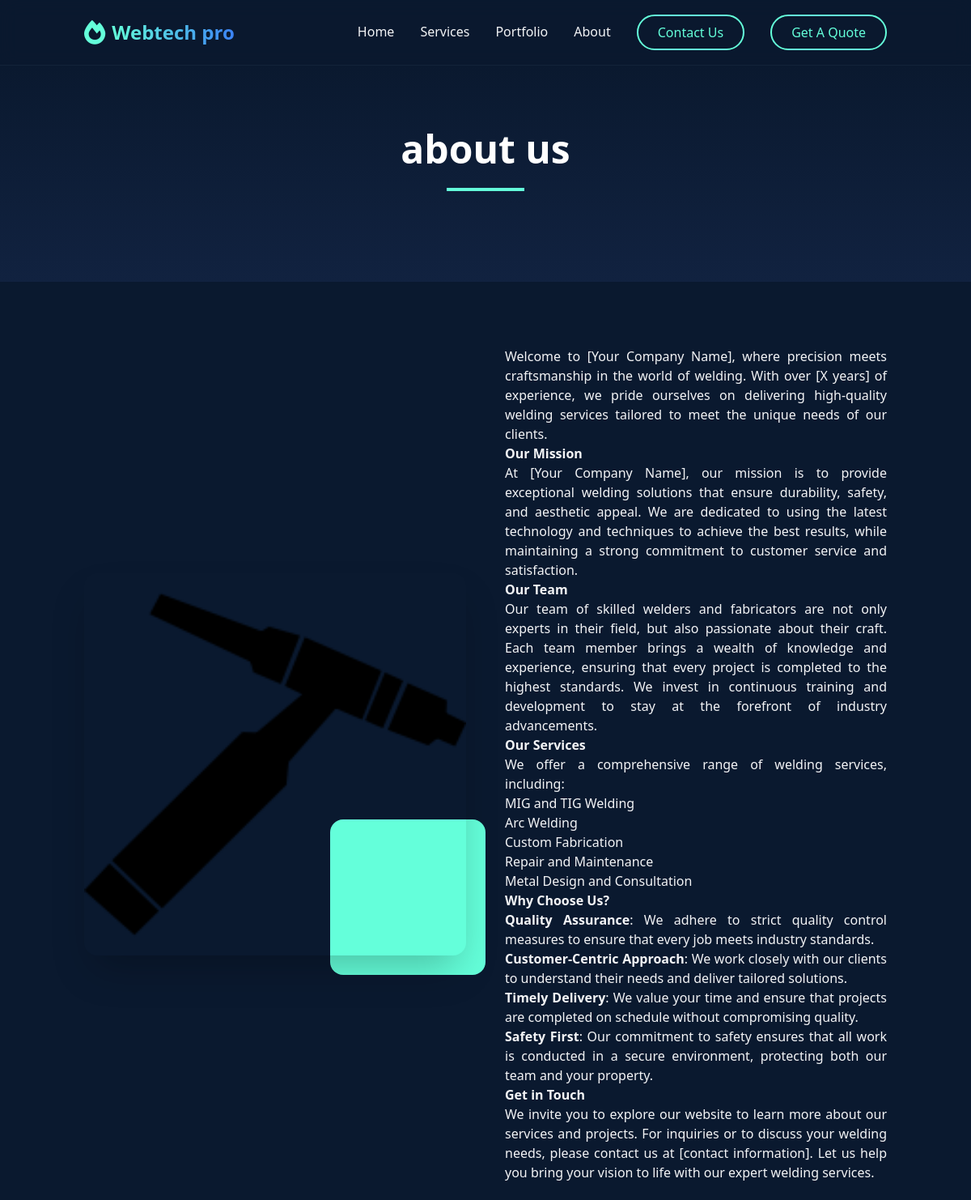
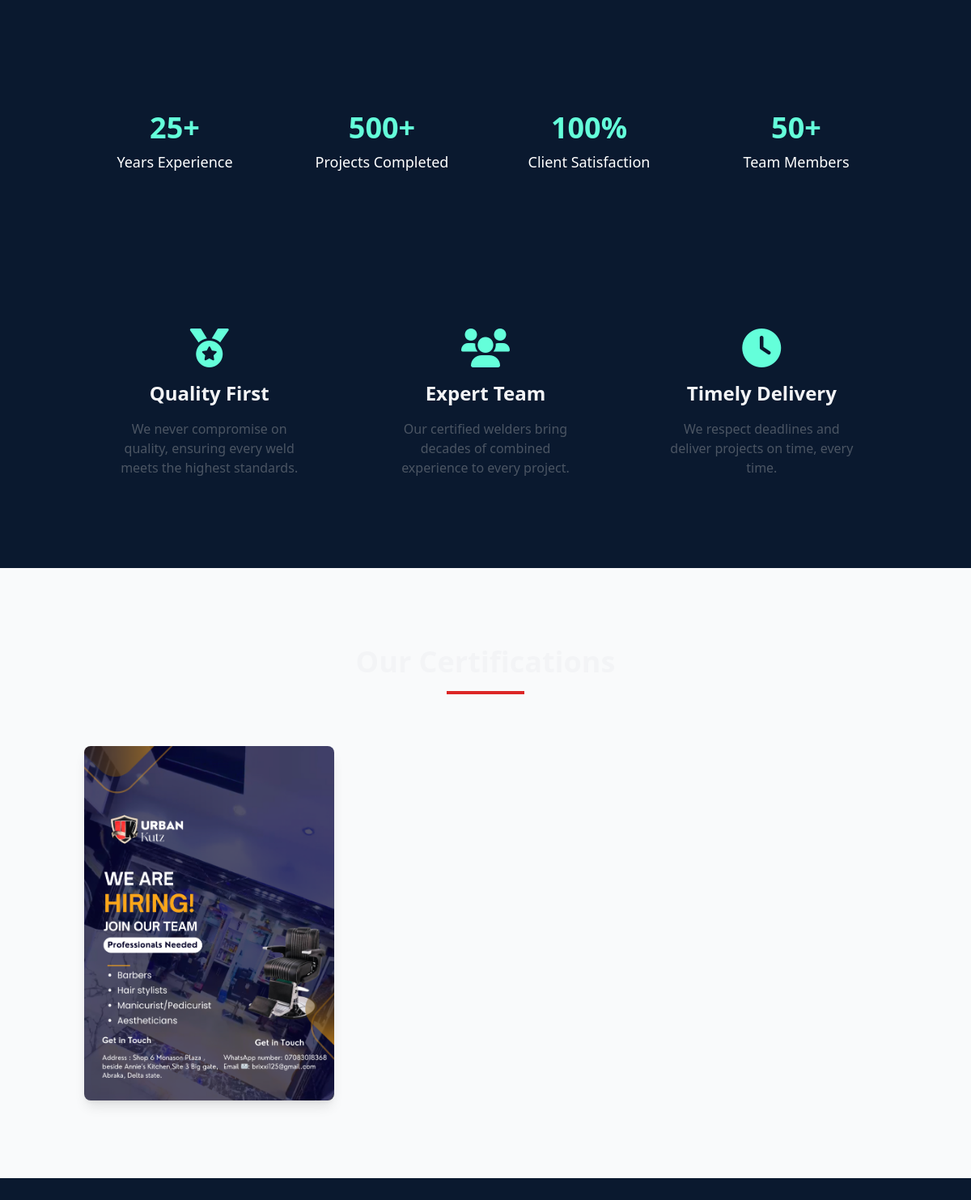
The page /about/ on the database its author committed (2 pictures, top to bottom).
### main/models.py (models this page shows, shortened)
class SiteSettings(models.Model):
    site_name = models.CharField(max_length=100)
    site_logo = models.ImageField(upload_to='site/')
    favicon = models.ImageField(upload_to='site/')
    email = models.EmailField()
    phone = models.CharField(max_length=20)
    address = models.TextField()
    google_maps_embed = models.TextField(help_text="Paste your Google Maps embed code here")
    facebook = models.URLField(blank=True)
    twitter = models.URLField(blank=True)
    instagram = models.URLField(blank=True)
    linkedin = models.URLField(blank=True)
    hero_title = models.CharField(max_length=200)
    hero_subtitle = models.CharField(max_length=200)
    hero_video = models.FileField(upload_to='site/videos/', blank=True)
    about_title = models.CharField(max_length=200)
    about_content = RichTextField()
    about_image = models.ImageField(upload_to='site/')
    footer_text = RichTextField()
    meta_description = models.TextField()
    meta_keywords = models.TextField()
    class Meta:
        verbose_name = 'Site Settings'
        verbose_name_plural = 'Site Settings'

class Certificate(models.Model):
    name = models.CharField(max_length=100)
    image = models.ImageField(upload_to='certificates/')
    display_order = models.IntegerField(default=0)
    class Meta:
        ordering = ['display_order']

### main/views.py (the view)
# urls.py: path('about/', views.about, name='about'),
def about(request):
    settings = SiteSettings.objects.first()
    certificates = Certificate.objects.all()
    return render(request, 'main/about.html', {
        'settings': settings,
        'certificates': certificates
    })

### main/context_processors.py (called while the page is built)
def site_settings(request):
    settings = cache.get('site_settings')
    if not settings:
        settings = SiteSettings.objects.first()
        cache.set('site_settings', settings)
    return {'settings': settings}

### main/templates/main/about.html (shortened to what this page needs)
{% extends 'base.html' %}
{% load static %}
{% block content %}
<section class="relative py-20 bg-gradient-to-b from-primary-900 to-primary-800">
    <div class="container mx-auto px-4">
        <div class="text-center max-w-3xl mx-auto">
            <h1 class="text-5xl font-bold text-white mb-6">{{ settings.about_title }}</h1>
            <div class="w-24 h-1 bg-accent-500 mx-auto mb-8"></div>
        </div>
    </div>
</section>
<section class="py-20">
    <div class="container mx-auto px-4">
        <div class="grid grid-cols-1 lg:grid-cols-2 gap-12 items-center">
            <div class="relative">
                <img
                    src="{{ settings.about_image.url }}"
                    alt="About Us"
                    class="rounded-2xl shadow-2xl w-full"
                >
            </div>
            <div class="prose prose-lg max-w-none">
                {{ settings.about_content|safe }}
            </div>
        </div>
    </div>
</section>
<section class="py-20 bg-primary-900 text-white">
    <div class="container mx-auto px-4">
        <div class="grid grid-cols-2 md:grid-cols-4 gap-8">
            <div class="text-center">
                <div class="text-4xl font-bold text-accent-500 mb-2">25+</div>
                <div class="text-lg">Years Experience</div>
            </div>
            <div class="text-center">
                <div class="text-4xl font-bold text-accent-500 mb-2">500+</div>
                <div class="text-lg">Projects Completed</div>
            </div>
            <div class="text-center">
                <div class="text-4xl font-bold text-accent-500 mb-2">100%</div>
                <div class="text-lg">Client Satisfaction</div>
            </div>
            <div class="text-center">
                <div class="text-4xl font-bold text-accent-500 mb-2">50+</div>
                <div class="text-lg">Team Members</div>
            </div>
        </div>
    </div>
</section>
<section class="py-20">
    <div class="container mx-auto px-4">
        <div class="grid grid-cols-1 md:grid-cols-3 gap-8">
            <div class="text-center p-8">
                <div class="text-accent-500 mb-4">
                    <i class="fas fa-medal text-5xl"></i>
                </div>
                <h3 class="text-2xl font-bold mb-4">Quality First</h3>
                <p class="text-gray-600">We never compromise on quality, ensuring every weld meets the highest standards.</p>
            </div>
            <div class="text-center p-8">
                <div class="text-accent-500 mb-4">
                    <i class="fas fa-users text-5xl"></i>
                </div>
                <h3 class="text-2xl font-bold mb-4">Expert Team</h3>
                <p class="text-gray-600">Our certified welders bring decades of combined experience to every project.</p>
            </div>
            <div class="text-center p-8">
                <div class="text-accent-500 mb-4">
                    <i class="fas fa-clock text-5xl"></i>
                </div>
                <h3 class="text-2xl font-bold mb-4">Timely Delivery</h3>
                <p class="text-gray-600">We respect deadlines and deliver projects on time, every time.</p>
            </div>
        </div>
    </div>
</section>
<section class="py-24 bg-gray-50">
    <div class="container mx-auto px-4">
        <div class="text-center mb-16">
            <h2 class="text-4xl font-bold mb-4">Our Certifications</h2>
            <div class="w-24 h-1 bg-red-600 mx-auto"></div>
        </div>
        <div class="grid grid-cols-1 md:grid-cols-3 gap-8">
            {% for certificate in certificates %}
            <div class="group cursor-pointer">
                <div class="relative overflow-hidden rounded-lg shadow-lg">
                    <img
                        src="{{ certificate.image.url }}"
                        alt="{{ certificate.name }}"
                        class="w-full h-auto transform transition-transform duration-500 group-hover:scale-110"
                    >
                </div>
            </div>
            {% endfor %}
        </div>
    </div>
</section>
{% endblock %}

### rows shown on the page
SiteSettings: about_title "about us", about_image (picture), about_content "Welcome to [Your Company Name], where precision meets craftsmanship in the world of welding. With over [X years] of experience, we pride ourselves on delivering high-quality welding services tailored to meet the unique needs of our clients. Our Mission At [Your Company Name], our mission is to provide exceptional welding solutions that ensure durability, safety, and aesthetic appeal. We are dedicated to using the latest technology and techniques to achieve the best results, while maintaining a strong commitment to customer service and satisfaction. Our Team Our team of skilled welders and fabricators are not only experts in their field, but also passionate about their craft. Each team…"
Certificate: image (picture)
